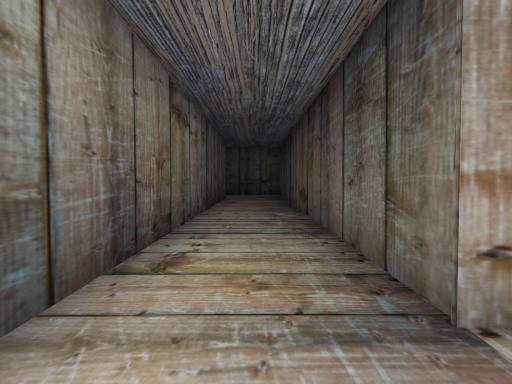
[1] (above)

22 first-person views from a walk through a Unity game level. The camera is 1.5 m above the floor, tilts 2° down and sees 70° across. The floor is counted in squares, 2 m on a side. Each view is taken from the middle of a square. On the plan, view 1 faces up. The plan holds only what a view shows up to about 11 squares ahead; the rest is blank. The place goes on beyond the plan. The player character is not drawn. Some surface patterns are stand-ins.

[2]
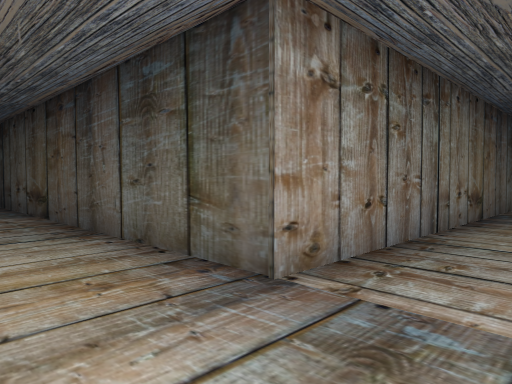

[3]
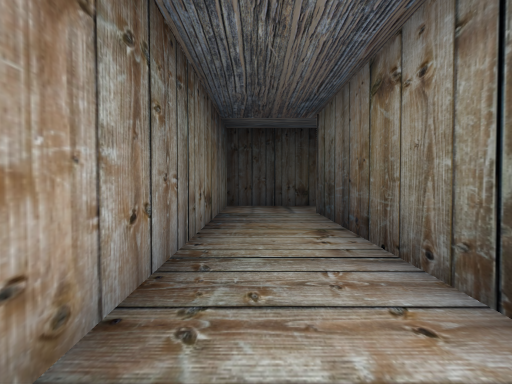

[4]
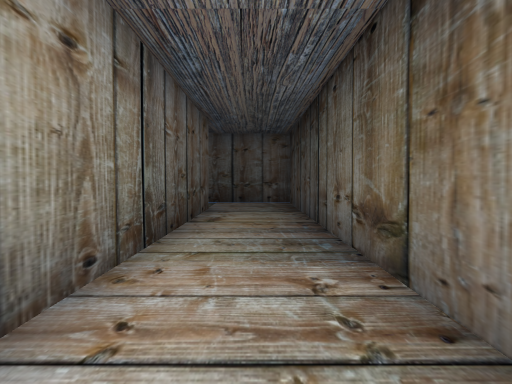

[5]
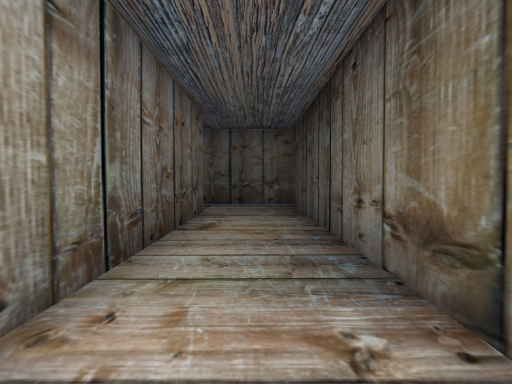

[6]
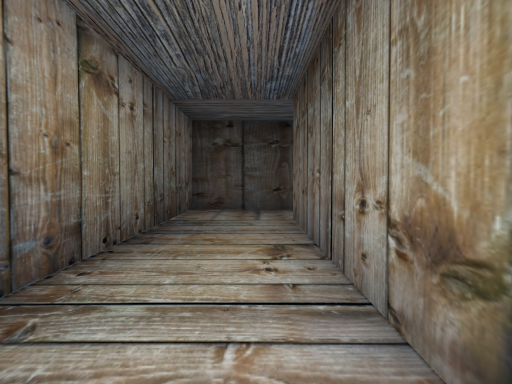

[7]
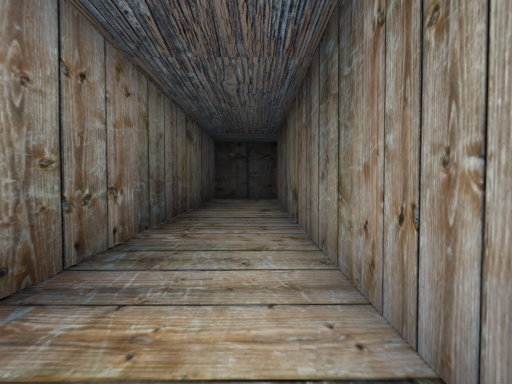

[8]
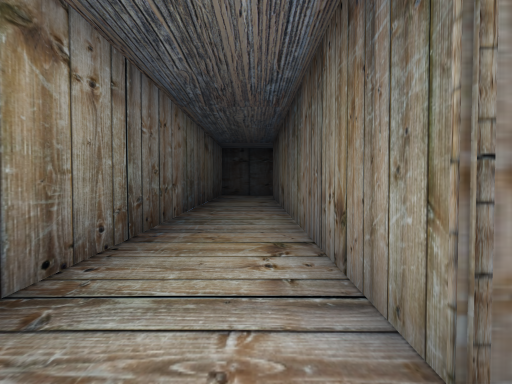

[9]
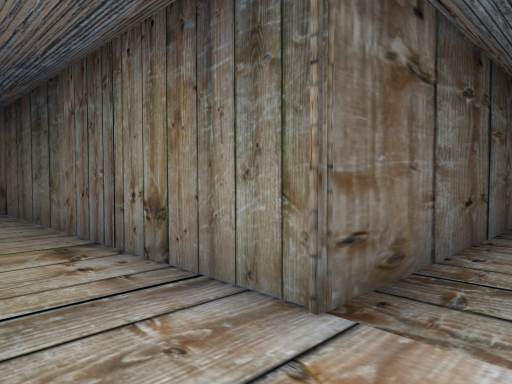

[10]
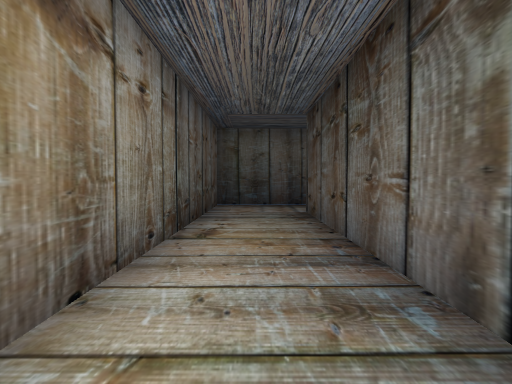

[11]
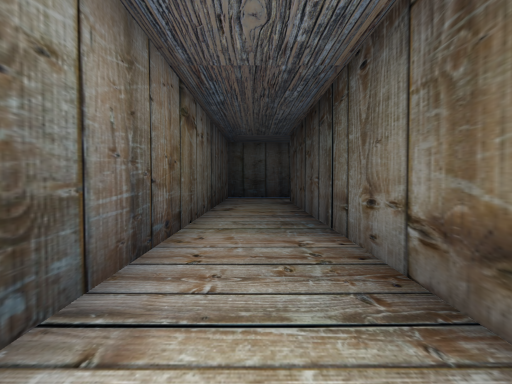

[12]
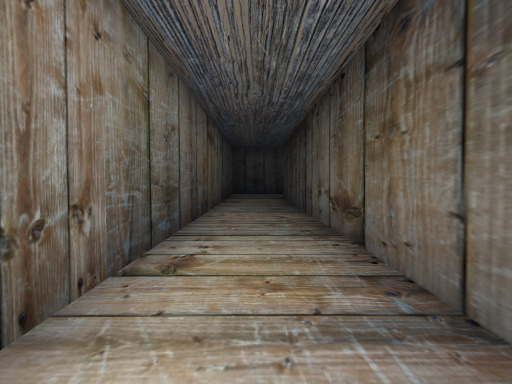

[13]
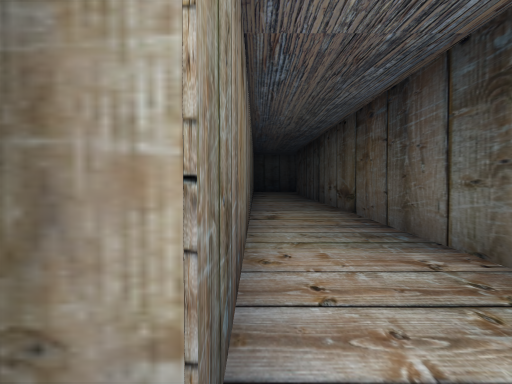

[14]
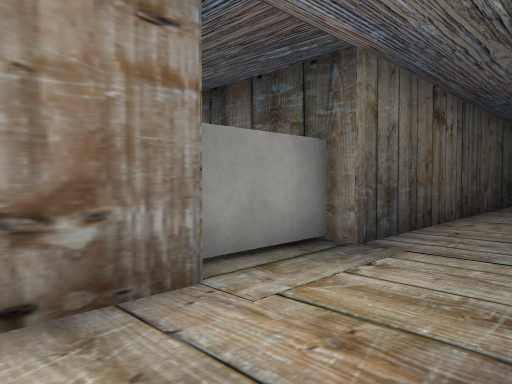

[15]
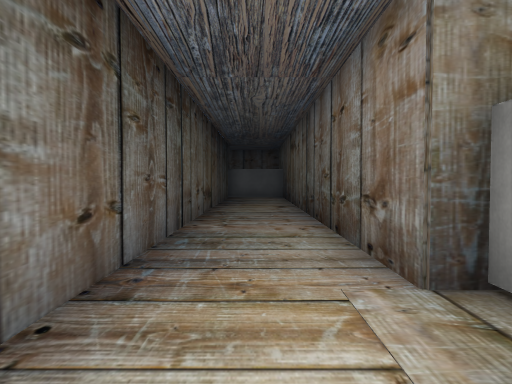

[16]
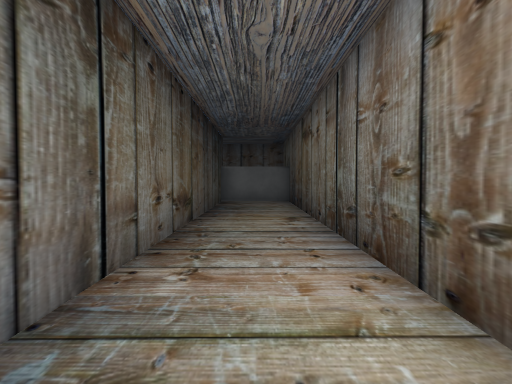

[17]
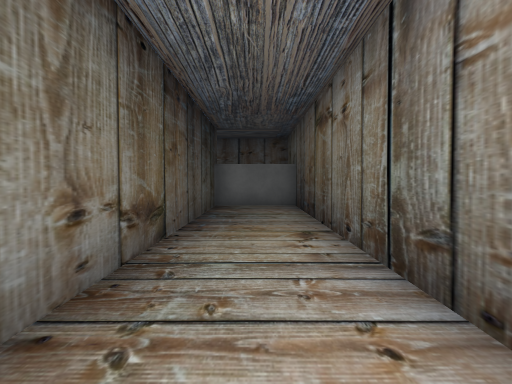

[18]
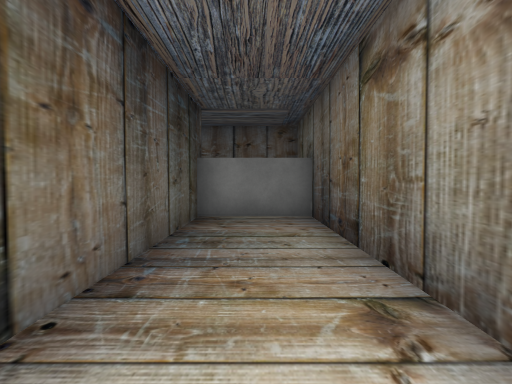

[19]
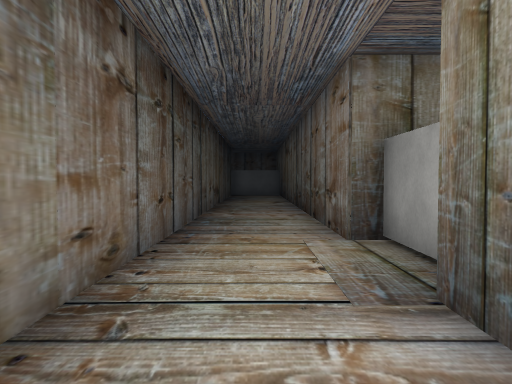

[20]
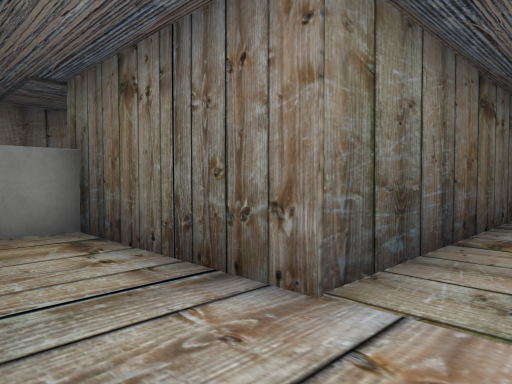

[21]
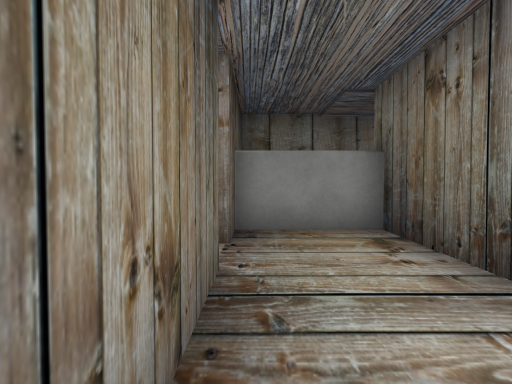

[22]
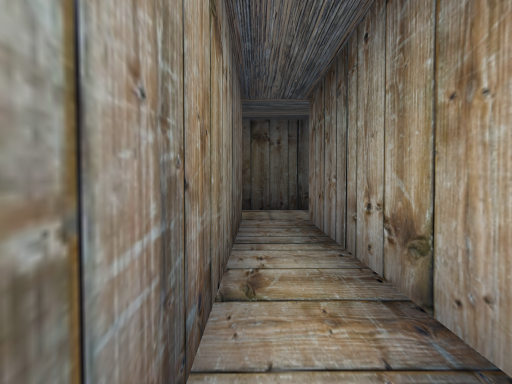

### Floor plan
Points are (right, up) in squares from view 1. A wall is a line through its corners. A room is listed if a view was taken in it or the views show most of it. See-through windows are left out.
Room 1 (views 1, 2, 3, 4, 5, 6, 7, 8, 9, 10, 11, 12, 13, 14, 15, 16, 17, 18, 19, 20, 21)
walls: (1.9, -0.4) (8.1, -0.4) (8.1, -2.4); (10.3, -2) (10.3, 1.8) (1.1, 1.8) (1.1, 16.6) (-17.1, 16.6) (-17.1, -4.3) (-17.5, -4.3) (-17.5, -6.4) (-17.1, -6.4) (-17.1, -19.3) (-14.8, -19.3) (-14.8, -3.6); (-14.8, -2) (-14.8, 14.3) (-1.2, 14.3) (-1.2, 1.6)
ways out: opening at (9.5, -1.5) to room 2
Room 2 (view 22)
walls: (15.8, -2) (10.3, -2); (8.1, -2.4) (8.1, -4.4) (10.3, -4.4) (10.3, -3.3) (16.8, -3.3)
ways out: opening at (9.5, -1.5) to room 1

Positions as (right, up) in squares from view 1, and headings:
1: (0, 0), facing up
2: (-1, 0), facing up-right
3: (0, 1), facing right
4: (0, 5), facing up
5: (0, 6), facing up
6: (-8, 15), facing right
7: (-13, 15), facing right
8: (-16, 15), facing right
9: (-16, 16), facing down-right
10: (-16, 6), facing up
11: (-16, 2), facing up
12: (-16, -1), facing up
13: (-17, -5), facing up
14: (-15, -8), facing up-left
15: (-16, -4), facing down
16: (-16, -7), facing down
17: (-16, -9), facing down
18: (-16, -12), facing down
19: (-16, -2), facing down
20: (10, 1), facing down-left
21: (10, 1), facing down
22: (17, -3), facing left
